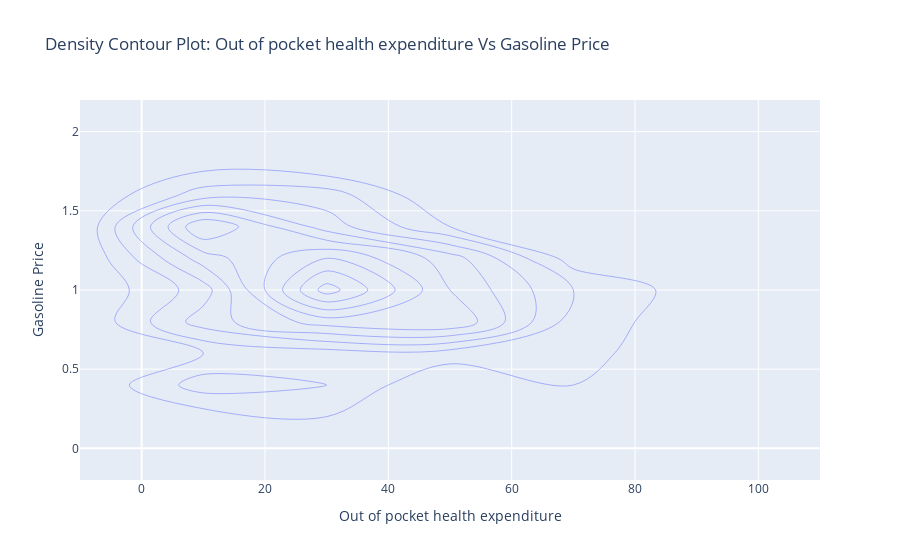

The notebook cell saved with this chart:
### Code cell
fig = px.density_contour(data, x="Out of pocket health expenditure", y="Gasoline Price", title='Density Contour Plot: Out of pocket health expenditure Vs Gasoline Price')
fig.show()

### Figure 1 — Plotly figure (JSON) as saved in the notebook; plotly's stock layout.template omitted (floating-point values rounded to 4 significant figures; data arrays with more than 128 entries replaced by an {"elided": "..."} marker saying what was removed)
{"data": [{"contours": {"coloring": "none"}, "hovertemplate": "Out of pocket health expenditure=%{x}<br>Gasoline Price=%{y}<br>count=%{z}<extra></extra>", "legendgroup": "", "line": {"color": "#636efa"}, "name": "", "showlegend": false, "type": "histogram2dcontour", "x": {"elided": "188 float values"}, "xaxis": "x", "xbingroup": "x", "y": {"elided": "188 float values"}, "yaxis": "y", "ybingroup": "y"}], "layout": {"legend": {"tracegroupgap": 0}, "title": {"text": "Density Contour Plot: Out of pocket health expenditure Vs Gasoline Price"}, "xaxis": {"anchor": "y", "domain": [0, 1], "title": {"text": "Out of pocket health expenditure"}}, "yaxis": {"anchor": "x", "domain": [0, 1], "title": {"text": "Gasoline Price"}}}}
